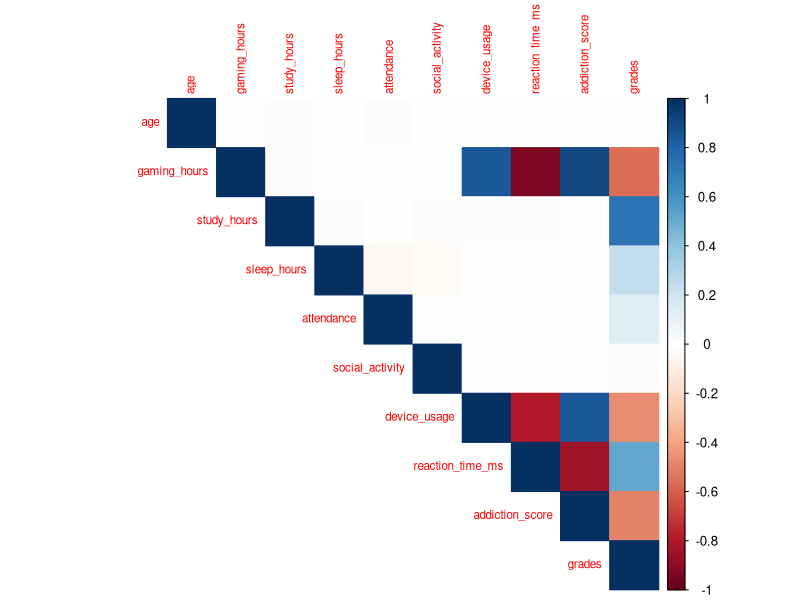
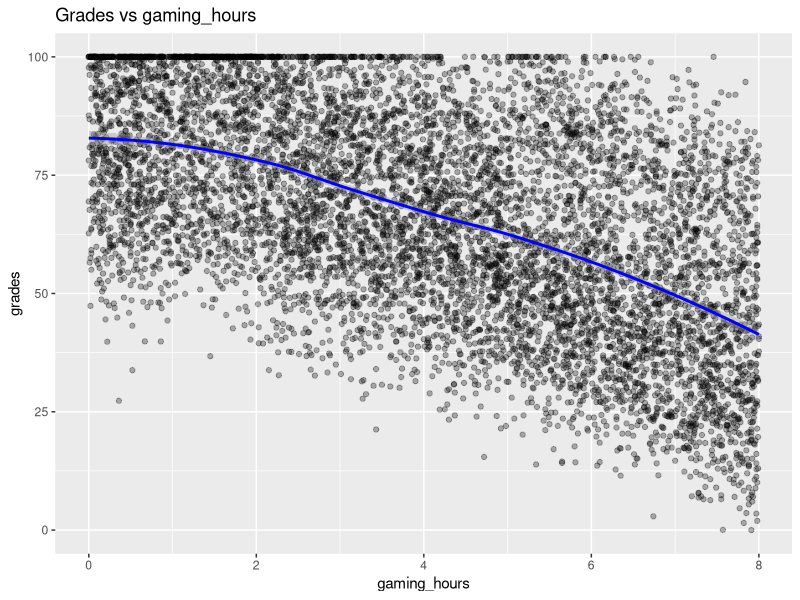
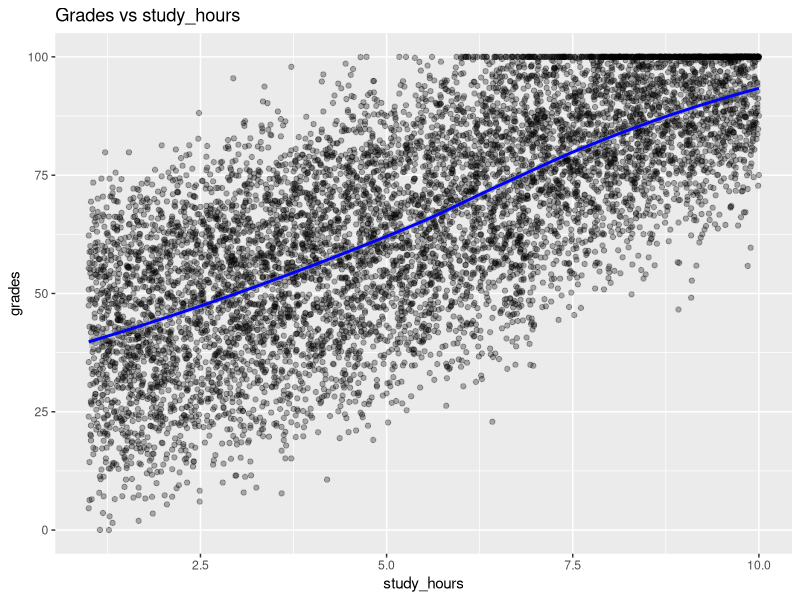
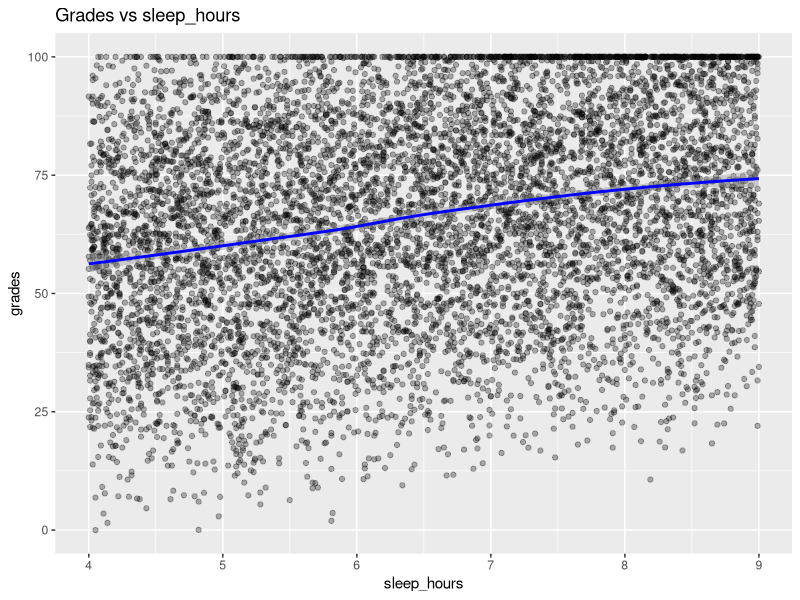
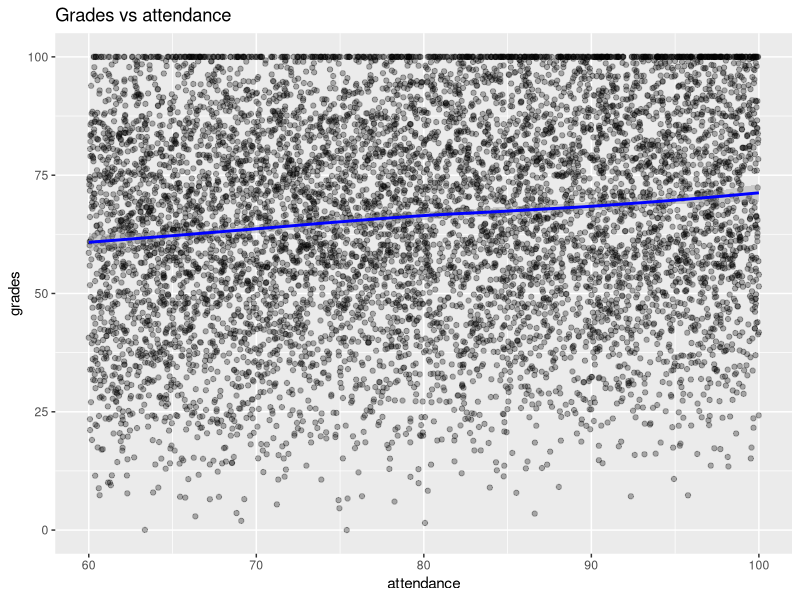
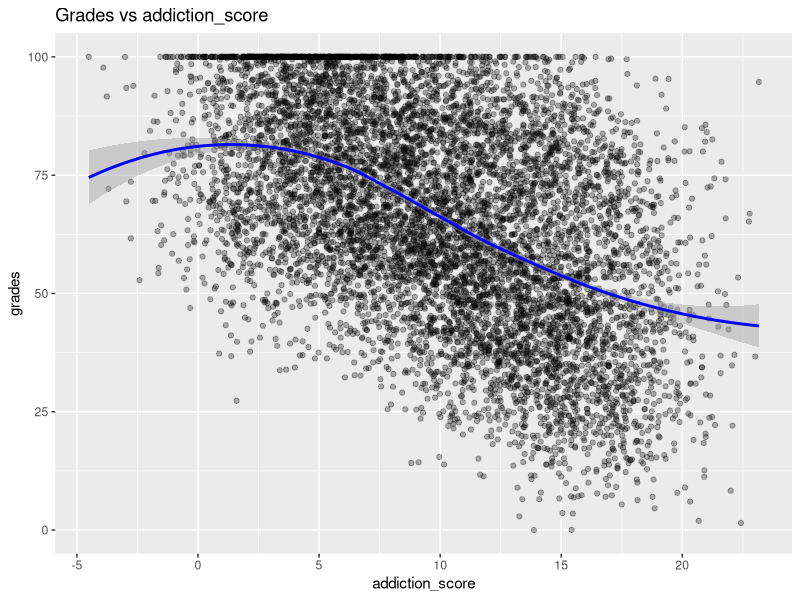
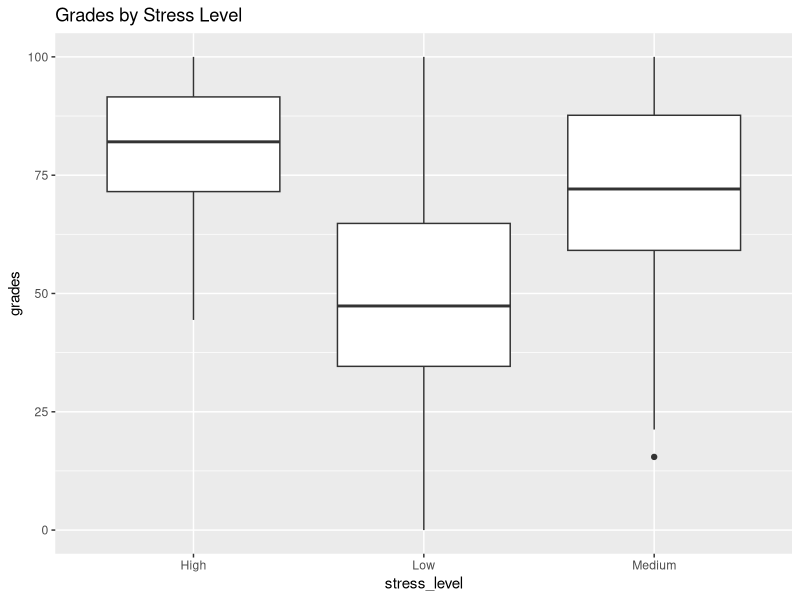
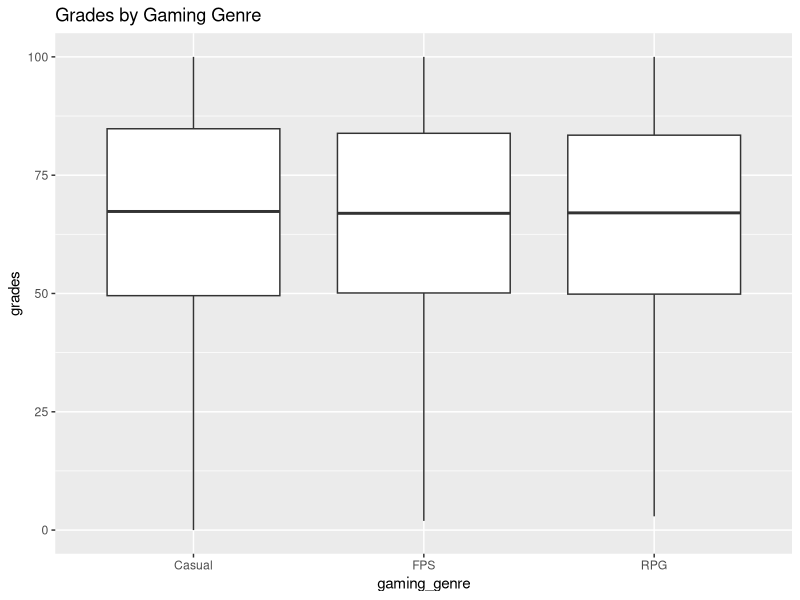

Recreate these plots in R, in order.
library(tidyverse)
library(corrplot)

df <- read_csv("data/cleaned_data.csv")

# ---- Correlation matrix ----
numeric_vars <- df %>% select(where(is.numeric)) %>% select(-student_id)
corr_matrix <- cor(numeric_vars, use = "complete.obs")
corrplot(corr_matrix, method = "color", type = "upper", tl.cex = 0.7)

# ---- Scatterplots against grades ----
plot_vars <- c("gaming_hours", "study_hours", "sleep_hours", "attendance", "addiction_score")

for (v in plot_vars) {
  p <- ggplot(df, aes_string(x = v, y = "grades")) +
    geom_point(alpha = 0.3) +
    geom_smooth(method = "loess", color = "blue") +
    labs(title = paste("Grades vs", v))
  print(p)
  # set the size explicitly, otherwise ggsave inherits the device dimensions
  # and writes ~2 MB files that make the repo painful to clone
  ggsave(paste0("output/scatter_", v, ".png"), plot = p,
         width = 8, height = 5, dpi = 100)
}

# ---- Boxplots by categorical variables ----
ggplot(df, aes(x = stress_level, y = grades)) + 
  geom_boxplot() + 
  labs(title = "Grades by Stress Level")

ggplot(df, aes(x = gaming_genre, y = grades)) + 
  geom_boxplot() + 
  labs(title = "Grades by Gaming Genre")
